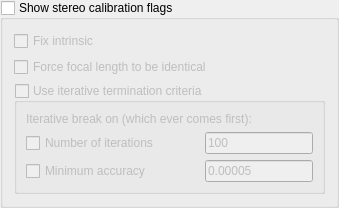
                    <widget class="QGroupBox" name="groupBox_StereoCalFlags">
                     <property name="title">
                      <string>Show stereo calibration flags</string>
                     </property>
                     <property name="checkable">
                      <bool>true</bool>
                     </property>
                     <property name="checked">
                      <bool>false</bool>
                     </property>
                     <layout class="QVBoxLayout" name="verticalLayout_6">
                      <item>
                       <widget class="QCheckBox" name="_fixIntrinsicStereo_CB">
                        <property name="text">
                         <string>Fix intrinsic</string>
                        </property>
                       </widget>
                      </item>
                      <item>
                       <widget class="QCheckBox" name="_sameFocalLengthStereo_CB">
                        <property name="text">
                         <string>Force focal length to be identical</string>
                        </property>
                       </widget>
                      </item>
                      <item>
                       <widget class="QGroupBox" name="_itc_IterativeTreminationFlags_Stereo_BOX">
                        <property name="title">
                         <string>Use iterative termination criteria</string>
                        </property>
                        <property name="checkable">
                         <bool>true</bool>
                        </property>
                        <property name="checked">
                         <bool>false</bool>
                        </property>
                        <layout class="QVBoxLayout" name="verticalLayout_12">
                         <item>
                          <widget class="QLabel" name="label_26">
                           <property name="text">
                            <string>Iterative break on (which ever comes first):</string>
                           </property>
                          </widget>
                         </item>
                         <item>
                          <layout class="QHBoxLayout" name="horizontalLayout_45">
                           <item>
                            <widget class="QCheckBox" name="_itc_iterations_Stereo_checkBox">
                             <property name="text">
                              <string>Number of iterations</string>
                             </property>
                            </widget>
                           </item>
                           <item>
                            <spacer name="horizontalSpacer_3">
                             <property name="orientation">
                              <enum>Qt::Horizontal</enum>
                             </property>
                             <property name="sizeHint" stdset="0">
                              <size>
                               <width>40</width>
                               <height>20</height>
                              </size>
                             </property>
                            </spacer>
                           </item>
                           <item>
                            <widget class="QLineEdit" name="_itc_max_Iter_Stereo_LineEdit">
                             <property name="text">
                              <string>100</string>
                             </property>
                            </widget>
                           </item>
                          </layout>
                         </item>
                         <item>
                          <layout class="QHBoxLayout" name="horizontalLayout_46">
                           <item>
                            <widget class="QCheckBox" name="_itc_epsilon_Stereo_checkBox">
                             <property name="text">
                              <string>Minimum accuracy</string>
                             </property>
                            </widget>
                           </item>
                           <item>
                            <spacer name="horizontalSpacer_4">
                             <property name="orientation">
                              <enum>Qt::Horizontal</enum>
                             </property>
                             <property name="sizeHint" stdset="0">
                              <size>
                               <width>40</width>
                               <height>20</height>
                              </size>
                             </property>
                            </spacer>
                           </item>
                           <item>
                            <widget class="QLineEdit" name="_itc_epsilon_Stereo_LineEdit">
                             <property name="text">
                              <string>0.00005</string>
                             </property>
                            </widget>
                           </item>
                          </layout>
                         </item>
                        </layout>
                       </widget>
                      </item>
                     </layout>
                    </widget>
